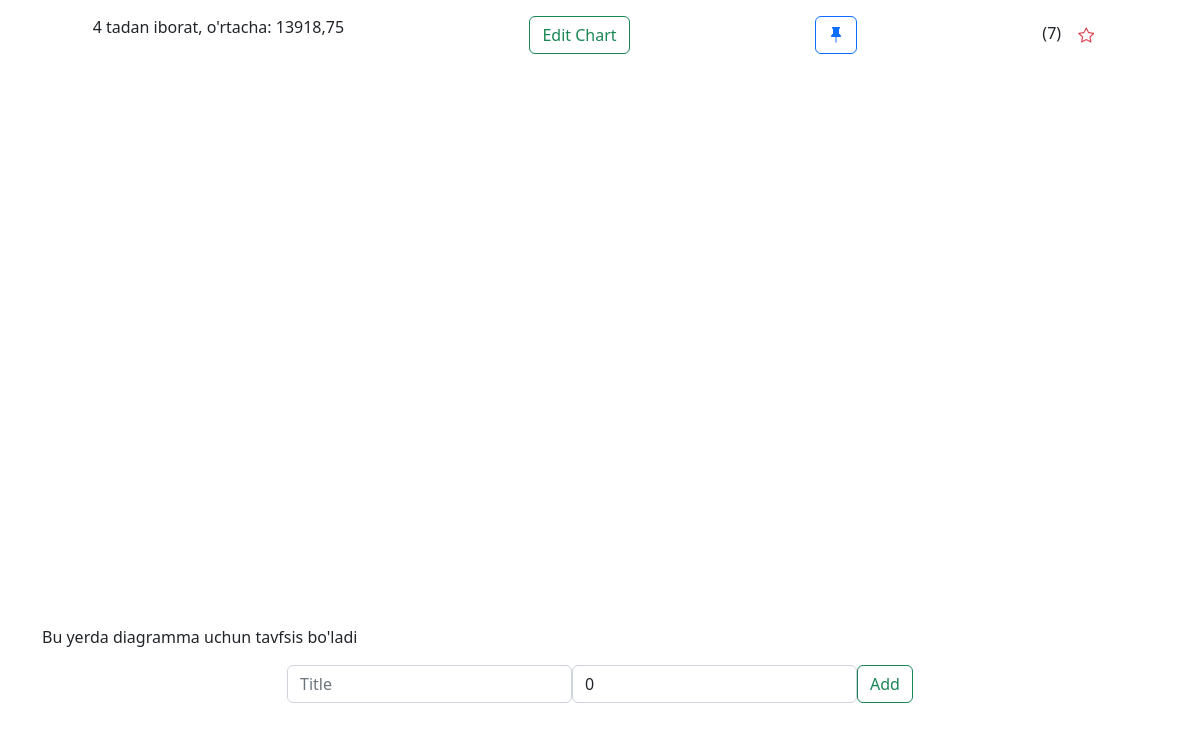
Page /stats/chart/ (signed in) on the earlier database version.
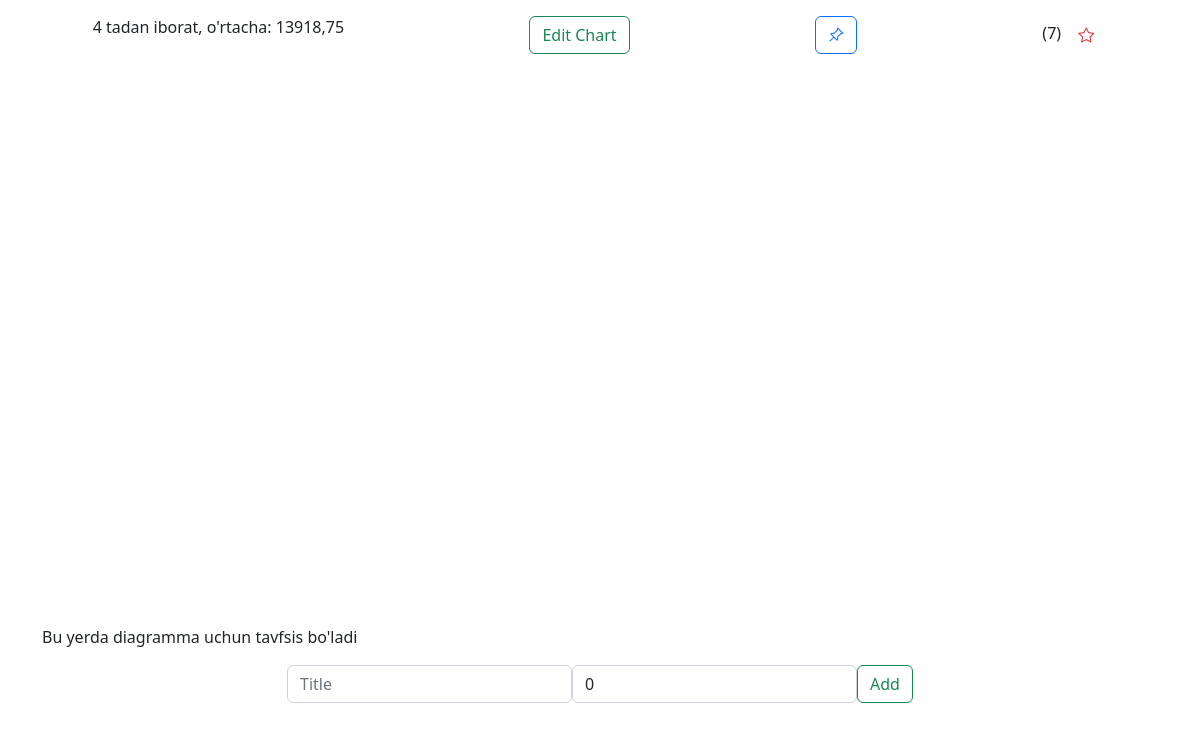
Same page on the later database version.
### chart/views.py (the view)
# urls.py: path("stats/<slug:slug>/", ChartView, name="chart"),
def ChartView(request, slug):
    chart = Chart.objects.get(slug=slug)
    post = get_object_or_404(Chart, slug=slug)
    elements = post.element.all()
    elements_count = post.element.count()
    number_avg = post.element.aggregate(Avg("value"))
    new_element= None
    if request.method == 'POST':
        comment_form = ElementForm(data=request.POST)
        if comment_form.is_valid():
            new_element = comment_form.save(commit=False)
            new_element.post = post
            new_element.save()
            return redirect("app:chart", slug) # redirect to this url
    else:
        comment_form = ElementForm()
    context= {
        'elements': elements,
        'comment_form': comment_form,
        "chart":chart,
        "elements_count":elements_count,
        "number_avg":number_avg,
        }
    return render(request, "pages/chart.html", context)

### chart/forms.py
class ElementForm(forms.ModelForm):
    class Meta:
        model = Element
        fields = ("title", "value")

### templates/pages/chart.html (shortened to what this page needs)
<!DOCTYPE html>
{% load static %}
<html lang="en">
<head>
  <link href="{% static 'assets/vendor/animate.css/animate.min.css' %}" rel="stylesheet">
  <link href="{% static 'assets/vendor/bootstrap/css/bootstrap.min.css' %}" rel="stylesheet">
  <link href="{% static 'assets/vendor/bootstrap-icons/bootstrap-icons.css' %}" rel="stylesheet">
  <link href="{% static 'assets/vendor/boxicons/css/boxicons.min.css' %}" rel="stylesheet">
  <link href="{% static 'assets/vendor/glightbox/css/glightbox.min.css' %}" rel="stylesheet">
  <link href="{% static 'assets/vendor/remixicon/remixicon.css' %}" rel="stylesheet">
  <link href="{% static 'assets/vendor/swiper/swiper-bundle.min.css' %}" rel="stylesheet">
</head>
<body>
  <div id="chart_about">
    <p>{{ elements_count }} tadan iborat, o'rtacha: {{number_avg.value__avg }}</p>
    {% if request.user.username == chart.author.username %}
    <a class="btn btn-outline-success" href="{% url 'app:update_chart' chart.slug %}">Edit Chart</a>
    {% endif %}
   {% if chart.author == request.user %}
   <form action="{% url 'app:chart_pin_unpin' chart.slug %}" method="post">
    <button type="submit" class="btn btn-outline-primary">
      {% if chart.pin == True %}
      <i class="bi bi-pin-fill"></i>
      {% else %}
      <i class="bi bi-pin-angle"></i>
      {% endif %}
    </button>
  </form>
   {% endif %}
   <form action="{% url 'app:like' chart.slug %}">
    ({{ chart.likee.count }})
    <button type="submit" class="btn">
      {% if chart in request.user.like.all %}
      <i class="bi bi-star text-danger"></i>
      {% else %}
      <i class="bi bi-star"></i>
      {% endif %}
    </button>
  </form>
  </div>
  <div id="chartdiv"></div>
  <blockquote class="container">{{ chart.caption }}</blockquote>
  {% if request.user.username == chart.author.username %}
  <div class="card-body container">
    <form method="post" class="d-flex" style="justify-content: center;">
      {% load widget_tweaks %}
      {% render_field comment_form.title type="text" class="form-control w-25" placeholder="Title"%}
      {% render_field comment_form.value type="number" class="form-control w-25" placeholder="Value"%}
      <button class="btn btn-outline-success" type="submit">Add</button>
    </form>
  </div>
  {% endif %}
</body>
</html>

Differences in the rows shown:
changed Chart "Bu yerda diagramma uchun tavfsis bo'ladi": pin True → False (drawn)
